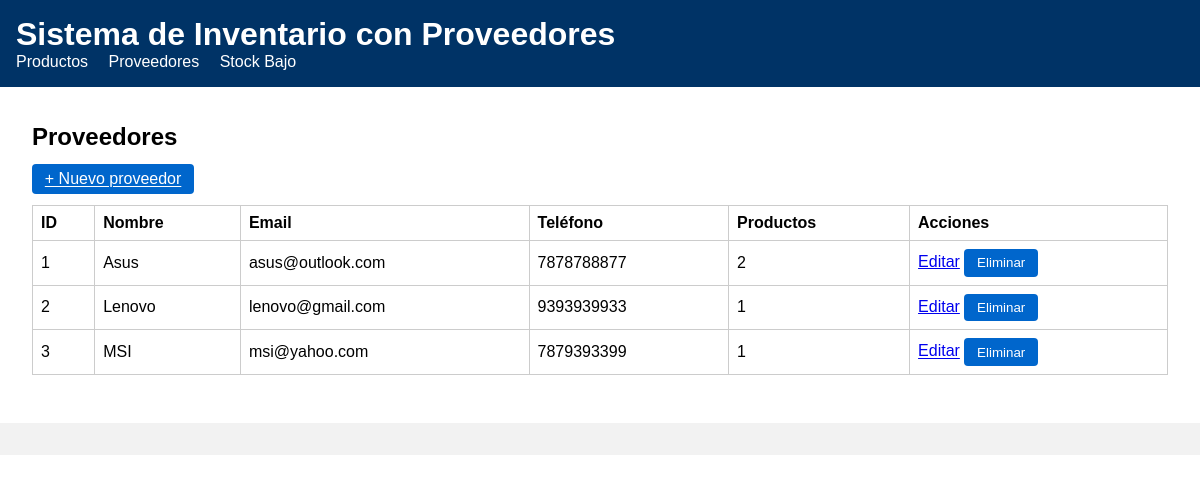
The app's page /suppliers with its own data.
### models.py (models this page shows, shortened)
class Supplier(db.Model):
    __tablename__ = "suppliers"
    id = db.Column(db.Integer, primary_key=True)
    name = db.Column(db.String(120), nullable=False)
    contact_email = db.Column(db.String(120))
    phone = db.Column(db.String(50))
    products = db.relationship("Product", backref="supplier", lazy=True)

### app.py (the view)
    @app.route("/suppliers")
    def list_suppliers():
        suppliers = Supplier.query.order_by(Supplier.name).all()
        return render_template("suppliers_list.html", suppliers=suppliers)

### templates/suppliers_list.html (shortened to what this page needs)
{% extends "base.html" %}
{% block content %}
<h2>Proveedores</h2>
<a class="btn" href="{{ url_for('create_supplier') }}">+ Nuevo proveedor</a>
<table>
    <thead>
        <tr>
            <th>ID</th>
            <th>Nombre</th>
            <th>Email</th>
            <th>Teléfono</th>
            <th>Productos</th>
            <th>Acciones</th>
        </tr>
    </thead>
    <tbody>
    {% for supplier in suppliers %}
        <tr>
            <td>{{ supplier.id }}</td>
            <td>{{ supplier.name }}</td>
            <td>{{ supplier.contact_email or "-" }}</td>
            <td>{{ supplier.phone or "-" }}</td>
            <td>{{ supplier.products|length }}</td>
            <td>
                <a href="{{ url_for('edit_supplier', supplier_id=supplier.id)}}">Editar</a>
                <form action="{{ url_for('delete_supplier', supplier_id=supplier.id) }}"
                method="post" style="display:inline;" onsubmit="return confirm('¿Seguro que deseas eliminar este proveedor?');">
                    <button type="submit">Eliminar</button>
                </form>
            </td>
        </tr>
    {% else %}
        <tr><td colspan="6">No hay proveedores registrados.</td></tr>
    {% endfor %}
    </tbody>
</table>
{% endblock %}

### templates/base.html (shortened to what this page needs)
<!DOCTYPE html>
<html lang="es">
<head>
    <link rel="stylesheet" href="{{ url_for('static', filename='css/styles.css') }}">
</head>
<body>
    <header>
        <h1>Sistema de Inventario con Proveedores</h1>
        <nav>
            <a href="{{ url_for('list_products') }}">Productos</a>
            <a href="{{ url_for('list_suppliers') }}">Proveedores</a>
            <a href="{{ url_for('low_stock_report') }}">Stock Bajo</a>
            </nav>
    </header>
    <main>
        {% block content %}{% endblock %}
    </main>
    <footer>
    </footer>
</body>
</html>

### static/css/styles.css (style rules this page uses)
body { font-family: Arial, sans-serif; margin: 0; padding: 0; }
header { background: #003366; color: white; padding: 1rem; }
header h1 { margin: 0; }
nav a { color: white; margin-right: 1rem; text-decoration: none; }
main { padding: 1rem 2rem; }
table { width: 100%; border-collapse: collapse; margin-top: 1rem; }
table th, table td { border: 1px solid #ccc; padding: 0.5rem; text-align: left; }
.btn, button { background: #0066cc; color: white; padding: 0.4rem 0.8rem; border: none; cursor: pointer; border-radius: 4px; }
footer { margin-top: 2rem; padding: 1rem; text-align: center; background: #f2f2f2; font-size: 0.0rem; }

### records on screen
Supplier: id "1", name "Asus", contact_email "asus@outlook.com", phone "7878788877", products|length "2"
Supplier: id "2", name "Lenovo", contact_email "lenovo@gmail.com", phone "9393939933", products|length "1"
Supplier: id "3", name "MSI", contact_email "msi@yahoo.com", phone "7879393399", products|length "1"
